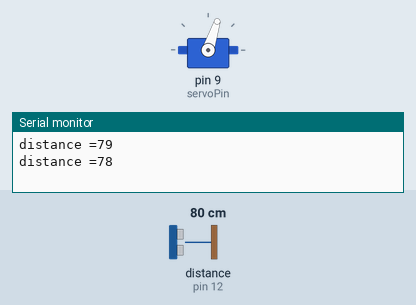
This sketch was run on a simulated Arduino Uno, built with avr-gcc and run on an emulated ATmega328P. Shown: servo, the last lines printed to the serial monitor. Wiring (inferred from the names in the program): ultrasonic range finder: trigger pin 13; echo pin 12. The inputs (shaded band) are chosen by the test bench; at power-on: distance to the obstacle (sensor on pin 12) 80 cm. The echo pulse lasts 58.3 µs per cm.

Above: at 4.4 s.
4.5 s: distance to the obstacle (sensor on pin 12) set to 120 cm
At 4.71 s:
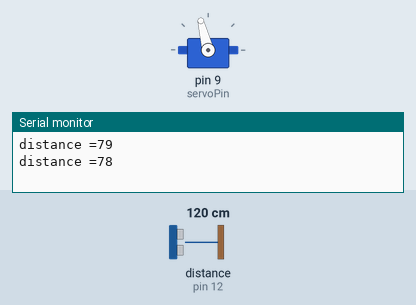
13.0 s: distance to the obstacle (sensor on pin 12) set to 2 cm
At 13.22 s:
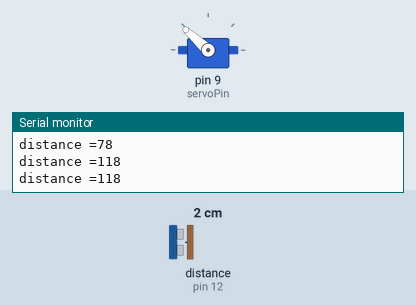
Timing chart, 0 to 23.6 s (numbered marks = the images above; inputs shaded):
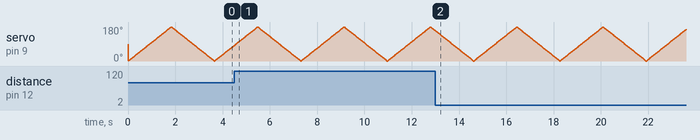

The sketch:

servo__ultrasonic.ino
```cpp
/* Servo motor with Arduino example code. Position and sweep. More info: https://www.makerguides.com/ */

// Include the servo library:
#include <Servo.h>

// Create a new servo object:
Servo myservo;

// Define the servo pin:
#define servoPin 9

// Create a variable to store the servo position:
int angle = 0;
int trig1  = 13;
int echo1  = 12;
float duration;
int distance;
void setup() {
  // Attach the Servo variable to a pin:
  myservo.attach(servoPin);
  pinMode(echo1, INPUT);
   pinMode(trig1,OUTPUT);
   Serial.begin (9600);
}

void loop() {

  /*

  // Tell the servo to go to a particular angle:
  myservo.write(90);

  delay(1000);
  myservo.write(180);
  delay(1000);
  myservo.write(90);
  delay(1000);
    myservo.write(0);
  delay(1000);

  */


 digitalWrite(trig1,LOW);
  delayMicroseconds(2);
  digitalWrite(trig1,HIGH);
  delayMicroseconds(10);
  digitalWrite(trig1,LOW);
  duration=pulseIn(echo1,HIGH);
  distance=0.034*duration/2;
  Serial.print ("distance =");
Serial.println(distance);

  // Sweep from 0 to 180 degrees:
  for (angle = 0; angle <= 180; angle += 1) {
    myservo.write(angle);
   delay(10);
  }

  // And back from 180 to 0 degrees:
  for (angle = 180; angle >= 0; angle -= 1) {
    myservo.write(angle);
   delay(10);
  }


}
```
